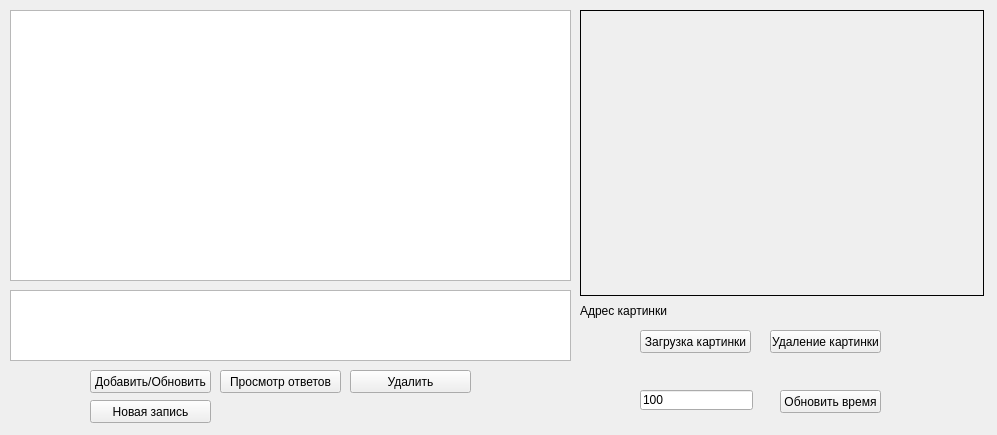
<?xml version="1.0" encoding="UTF-8"?>
<ui version="4.0">
 <class>Form_questions</class>
 <widget class="QWidget" name="Form_questions">
  <property name="geometry">
   <rect>
    <x>0</x>
    <y>0</y>
    <width>997</width>
    <height>435</height>
   </rect>
  </property>
  <property name="windowTitle">
   <string>Form</string>
  </property>
  <widget class="QTableWidget" name="tableWidget_question_list">
   <property name="geometry">
    <rect>
     <x>10</x>
     <y>10</y>
     <width>561</width>
     <height>271</height>
    </rect>
   </property>
  </widget>
  <widget class="QTextEdit" name="textEdit_add_new_question">
   <property name="geometry">
    <rect>
     <x>10</x>
     <y>290</y>
     <width>561</width>
     <height>71</height>
    </rect>
   </property>
  </widget>
  <widget class="QPushButton" name="pushButton_add">
   <property name="geometry">
    <rect>
     <x>90</x>
     <y>370</y>
     <width>121</width>
     <height>23</height>
    </rect>
   </property>
   <property name="text">
    <string>Добавить/Обновить</string>
   </property>
  </widget>
  <widget class="QPushButton" name="pushButton_dell">
   <property name="geometry">
    <rect>
     <x>350</x>
     <y>370</y>
     <width>121</width>
     <height>23</height>
    </rect>
   </property>
   <property name="text">
    <string>Удалить</string>
   </property>
  </widget>
  <widget class="QPushButton" name="pushButton_view_var">
   <property name="geometry">
    <rect>
     <x>220</x>
     <y>370</y>
     <width>121</width>
     <height>23</height>
    </rect>
   </property>
   <property name="text">
    <string>Просмотр ответов</string>
   </property>
  </widget>
  <widget class="QPushButton" name="pushButton_new_val">
   <property name="geometry">
    <rect>
     <x>90</x>
     <y>400</y>
     <width>121</width>
     <height>23</height>
    </rect>
   </property>
   <property name="text">
    <string>Новая запись</string>
   </property>
  </widget>
  <widget class="QPushButton" name="pushButton_download_img">
   <property name="geometry">
    <rect>
     <x>640</x>
     <y>330</y>
     <width>111</width>
     <height>23</height>
    </rect>
   </property>
   <property name="text">
    <string>Загрузка картинки</string>
   </property>
  </widget>
  <widget class="QLabel" name="label_img_address">
   <property name="geometry">
    <rect>
     <x>580</x>
     <y>300</y>
     <width>401</width>
     <height>21</height>
    </rect>
   </property>
   <property name="text">
    <string>Адрес картинки</string>
   </property>
  </widget>
  <widget class="QLabel" name="label_show_img">
   <property name="geometry">
    <rect>
     <x>580</x>
     <y>10</y>
     <width>404</width>
     <height>286</height>
    </rect>
   </property>
   <property name="frameShape">
    <enum>QFrame::Box</enum>
   </property>
   <property name="text">
    <string/>
   </property>
  </widget>
  <widget class="QPushButton" name="pushButton_delete_img">
   <property name="geometry">
    <rect>
     <x>770</x>
     <y>330</y>
     <width>111</width>
     <height>23</height>
    </rect>
   </property>
   <property name="text">
    <string>Удаление картинки</string>
   </property>
  </widget>
  <widget class="QLineEdit" name="lineEdit_update_time">
   <property name="geometry">
    <rect>
     <x>640</x>
     <y>390</y>
     <width>113</width>
     <height>20</height>
    </rect>
   </property>
   <property name="text">
    <string>100</string>
   </property>
  </widget>
  <widget class="QPushButton" name="pushButton_update_time">
   <property name="geometry">
    <rect>
     <x>780</x>
     <y>390</y>
     <width>101</width>
     <height>23</height>
    </rect>
   </property>
   <property name="text">
    <string>Обновить время</string>
   </property>
  </widget>
  <widget class="QLabel" name="label_img">
   <property name="geometry">
    <rect>
     <x>0</x>
     <y>0</y>
     <width>1001</width>
     <height>441</height>
    </rect>
   </property>
   <property name="text">
    <string/>
   </property>
   <property name="pixmap">
    <pixmap>../../img/for_test2.jpg</pixmap>
   </property>
  </widget>
  <zorder>label_img</zorder>
  <zorder>tableWidget_question_list</zorder>
  <zorder>textEdit_add_new_question</zorder>
  <zorder>pushButton_add</zorder>
  <zorder>pushButton_dell</zorder>
  <zorder>pushButton_view_var</zorder>
  <zorder>pushButton_new_val</zorder>
  <zorder>pushButton_download_img</zorder>
  <zorder>label_img_address</zorder>
  <zorder>label_show_img</zorder>
  <zorder>pushButton_delete_img</zorder>
  <zorder>lineEdit_update_time</zorder>
  <zorder>pushButton_update_time</zorder>
 </widget>
 <resources/>
 <connections/>
</ui>
